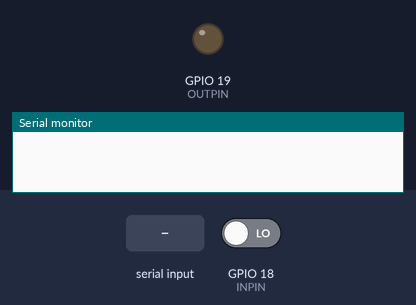
The sketch below on a simulated ESP32. Parts: output pins drawn as LEDs (lit = HIGH), the last lines printed to the serial monitor. The inputs (shaded band) are chosen by the test bench; at power-on: GPIO 18 (INPIN) LOW.

Above: at 1.2 s.
1.3 s: "s\n" received over Serial
At 2.1 s:
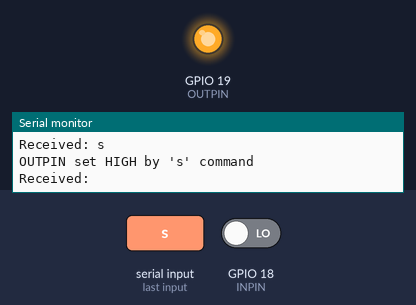
2.8 s: "r\n" received over Serial
At 3.3 s:
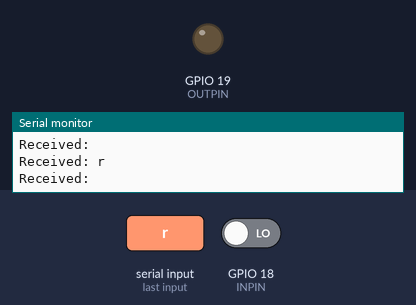
4.3 s: GPIO 18 (INPIN) driven HIGH
At 5.5 s:
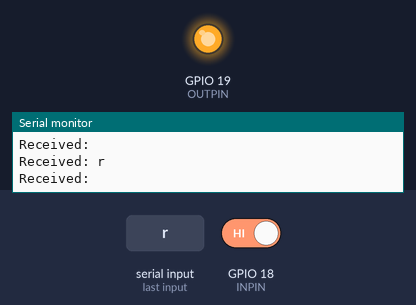
5.8 s: "x\n" received over Serial
At 6.8 s:
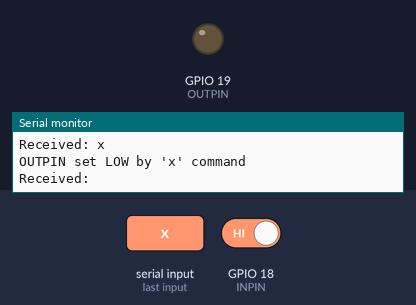
Timing chart, 0 to 8.3 s (numbered marks = the images above; inputs shaded):
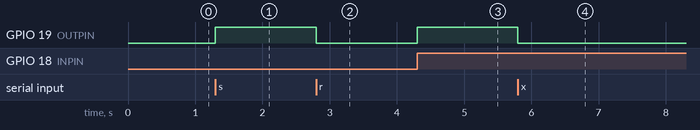

Measured:
- after the input at 1.3 s, GPIO 19 (OUTPIN): LOW → HIGH at once
- after the input at 2.8 s, GPIO 19 (OUTPIN): HIGH → LOW at once
- after the input at 4.3 s, GPIO 19 (OUTPIN): LOW → HIGH at once
- after the input at 5.8 s, GPIO 19 (OUTPIN): HIGH → LOW at once

The sketch:

light_sync.ino
```cpp
// 共有変数は volatile で宣言する
volatile bool readyFlag = false;
volatile bool interruptFired = false; // 割り込みが発生したことを知らせるフラグ

int INPIN = 18;  // タイミングを取る指標が出てきたらフォトトラから電圧出力される
int OUTPIN = 19;

// ISRはフラグを立てるだけにする
void IRAM_ATTR getStartTiming() { // ESP32ではISRに IRAM_ATTR を付けると高速化され安定します
  interruptFired = true;
}

void setup() {
  Serial.begin(9600);
  pinMode(OUTPIN, OUTPUT);
  pinMode(INPIN, INPUT);

  attachInterrupt(digitalPinToInterrupt(INPIN), getStartTiming, RISING);

  readyFlag = false;
  digitalWrite(OUTPIN, LOW);
}

void loop() {
  // loop()内でフラグをチェックし、実際の処理を行う
  if (interruptFired) {
    interruptFired = false; // フラグをすぐに下ろす

    if (readyFlag) {
      digitalWrite(OUTPIN, HIGH);
      readyFlag = false;
    }
  }

  // シリアル入力の処理
  if (Serial.available()) {
    char receivedChar = Serial.read();
    Serial.print("Received: ");
    Serial.println(receivedChar);

    if (receivedChar == 'r') {
      digitalWrite(OUTPIN, LOW);
      readyFlag = true;
    } else if (receivedChar == 's') {
      digitalWrite(OUTPIN, HIGH);
      Serial.println("OUTPIN set HIGH by 's' command");
    } else if (receivedChar == 'x') {
      digitalWrite(OUTPIN, LOW);
      readyFlag = false;
      Serial.println("OUTPIN set LOW by 'x' command");
    } else if (receivedChar == 'd') {
      Serial.print("Debug - INPIN: ");
      Serial.print(digitalRead(INPIN) == HIGH ? "HIGH" : "LOW");
      Serial.print(", OUTPIN: ");
      Serial.print(digitalRead(OUTPIN) == HIGH ? "HIGH" : "LOW");
      Serial.print(", readyFlag: ");
      Serial.print(readyFlag);
      Serial.print("\n");
    }
  }
}
```
